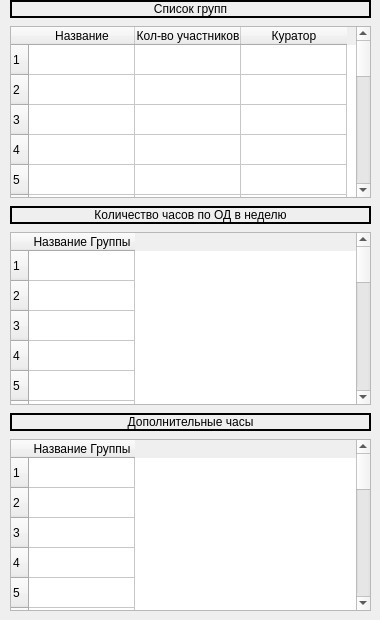
    <widget class="QWidget" name="tab_2">
     <attribute name="title">
      <string>Групповой набор</string>
     </attribute>
     <widget class="QWidget" name="verticalLayoutWidget_2">
      <property name="geometry">
       <rect>
        <x>10</x>
        <y>0</y>
        <width>361</width>
        <height>611</height>
       </rect>
      </property>
      <layout class="QVBoxLayout" name="verticalLayout_groups">
       <property name="spacing">
        <number>8</number>
       </property>
       <item>
        <widget class="QLabel" name="label_groups">
         <property name="maximumSize">
          <size>
           <width>16777215</width>
           <height>18</height>
          </size>
         </property>
         <property name="frameShape">
          <enum>QFrame::WinPanel</enum>
         </property>
         <property name="frameShadow">
          <enum>QFrame::Plain</enum>
         </property>
         <property name="text">
          <string>Список групп</string>
         </property>
         <property name="textFormat">
          <enum>Qt::RichText</enum>
         </property>
         <property name="alignment">
          <set>Qt::AlignCenter</set>
         </property>
         <property name="wordWrap">
          <bool>false</bool>
         </property>
        </widget>
       </item>
       <item>
        <widget class="QTableWidget" name="table_groups">
         <property name="maximumSize">
          <size>
           <width>16777215</width>
           <height>180</height>
          </size>
         </property>
         <property name="toolTip">
          <string>Заполнять группа только один курс. Чтобы добавить другой курс воспользуйтесь другой моделью файла</string>
         </property>
         <property name="statusTip">
          <string>Заполнять группа только один курс. Чтобы добавить другой курс воспользуйтесь другой моделью файла</string>
         </property>
         <property name="whatsThis">
          <string>Заполнять группа только один курс. Чтобы добавить другой курс воспользуйтесь другой моделью файла</string>
         </property>
         <property name="autoFillBackground">
          <bool>false</bool>
         </property>
         <property name="frameShape">
          <enum>QFrame::StyledPanel</enum>
         </property>
         <property name="dragEnabled">
          <bool>true</bool>
         </property>
         <property name="sortingEnabled">
          <bool>true</bool>
         </property>
         <property name="rowCount">
          <number>20</number>
         </property>
         <property name="columnCount">
          <number>3</number>
         </property>
         <attribute name="horizontalHeaderCascadingSectionResizes">
          <bool>false</bool>
         </attribute>
         <attribute name="horizontalHeaderDefaultSectionSize">
          <number>106</number>
         </attribute>
         <attribute name="horizontalHeaderHighlightSections">
          <bool>true</bool>
         </attribute>
         <row/>
         <row/>
         <row/>
         <row/>
         <row/>
         <row/>
         <row/>
         <row/>
         <row/>
         <row/>
         <row/>
         <row/>
         <row/>
         <row/>
         <row/>
         <row/>
         <row/>
         <row/>
         <row/>
         <row/>
         <column>
          <property name="text">
           <string>Название</string>
          </property>
         </column>
         <column>
          <property name="text">
           <string>Кол-во участников</string>
          </property>
         </column>
         <column>
          <property name="text">
           <string>Куратор</string>
          </property>
         </column>
        </widget>
       </item>
       <item>
        <widget class="QLabel" name="label_hours">
         <property name="maximumSize">
          <size>
           <width>16777215</width>
           <height>18</height>
          </size>
         </property>
         <property name="frameShape">
          <enum>QFrame::WinPanel</enum>
         </property>
         <property name="frameShadow">
          <enum>QFrame::Plain</enum>
         </property>
         <property name="text">
          <string>Количество часов по ОД в неделю</string>
         </property>
         <property name="textFormat">
          <enum>Qt::RichText</enum>
         </property>
         <property name="alignment">
          <set>Qt::AlignCenter</set>
         </property>
        </widget>
       </item>
       <item>
        <widget class="QTableWidget" name="table_hours">
         <property name="maximumSize">
          <size>
           <width>16777215</width>
           <height>180</height>
          </size>
         </property>
         <property name="toolTip">
          <string>Следует сначало заполнить Список групп и Список преподователей</string>
         </property>
         <property name="statusTip">
          <string>Следует сначало заполнить Список групп и Список преподователей</string>
         </property>
         <property name="whatsThis">
          <string>Следует сначало заполнить Список групп и Список преподователей</string>
         </property>
         <property name="dragEnabled">
          <bool>true</bool>
         </property>
         <property name="showGrid">
          <bool>true</bool>
         </property>
         <property name="sortingEnabled">
          <bool>false</bool>
         </property>
         <property name="rowCount">
          <number>20</number>
         </property>
         <property name="columnCount">
          <number>1</number>
         </property>
         <attribute name="horizontalHeaderDefaultSectionSize">
          <number>106</number>
         </attribute>
         <attribute name="verticalHeaderShowSortIndicator" stdset="0">
          <bool>true</bool>
         </attribute>
         <attribute name="verticalHeaderStretchLastSection">
          <bool>false</bool>
         </attribute>
         <row/>
         <row/>
         <row/>
         <row/>
         <row/>
         <row/>
         <row/>
         <row/>
         <row/>
         <row/>
         <row/>
         <row/>
         <row/>
         <row/>
         <row/>
         <row/>
         <row/>
         <row/>
         <row/>
         <row/>
         <column>
          <property name="text">
           <string>Название Группы</string>
          </property>
         </column>
        </widget>
       </item>
       <item>
        <widget class="QLabel" name="label_addHours">
         <property name="maximumSize">
          <size>
           <width>16777215</width>
           <height>18</height>
          </size>
         </property>
         <property name="frameShape">
          <enum>QFrame::WinPanel</enum>
         </property>
         <property name="frameShadow">
          <enum>QFrame::Plain</enum>
         </property>
         <property name="text">
          <string>Дополнительные часы</string>
         </property>
         <property name="textFormat">
          <enum>Qt::RichText</enum>
         </property>
         <property name="scaledContents">
          <bool>true</bool>
         </property>
         <property name="alignment">
          <set>Qt::AlignCenter</set>
         </property>
        </widget>
       </item>
       <item>
        <widget class="QTableWidget" name="table_addHours">
         <property name="maximumSize">
          <size>
           <width>16777215</width>
           <height>180</height>
          </size>
         </property>
         <property name="toolTip">
          <string>Следует сначало заполнить таблица дополнительных пар</string>
         </property>
         <property name="autoFillBackground">
          <bool>false</bool>
         </property>
         <property name="frameShape">
          <enum>QFrame::StyledPanel</enum>
         </property>
         <property name="dragEnabled">
          <bool>true</bool>
         </property>
         <property name="sortingEnabled">
          <bool>false</bool>
         </property>
         <property name="rowCount">
          <number>20</number>
         </property>
         <property name="columnCount">
          <number>1</number>
         </property>
         <attribute name="horizontalHeaderCascadingSectionResizes">
          <bool>false</bool>
         </attribute>
         <attribute name="horizontalHeaderDefaultSectionSize">
          <number>106</number>
         </attribute>
         <attribute name="horizontalHeaderHighlightSections">
          <bool>true</bool>
         </attribute>
         <row/>
         <row/>
         <row/>
         <row/>
         <row/>
         <row/>
         <row/>
         <row/>
         <row/>
         <row/>
         <row/>
         <row/>
         <row/>
         <row/>
         <row/>
         <row/>
         <row/>
         <row/>
         <row/>
         <row/>
         <column>
          <property name="text">
           <string>Название Группы</string>
          </property>
         </column>
        </widget>
       </item>
      </layout>
     </widget>
    </widget>
